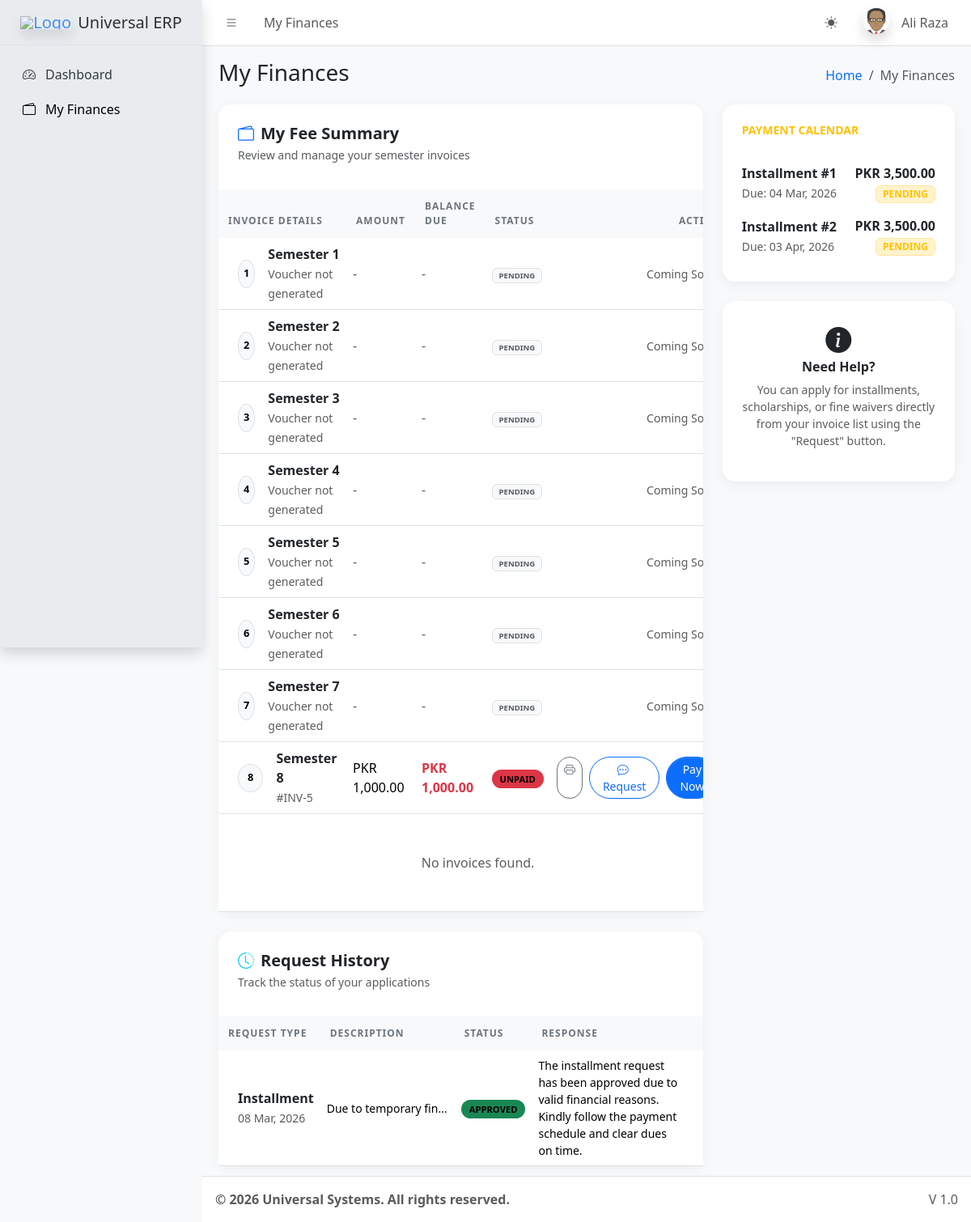
The page /dashboards/student/my_fees.php (signed in) on the database its author committed.
### tables this page shows
CREATE TABLE `sys_pages` (
  `id` int(11) NOT NULL,
  `parent_id` int(11) DEFAULT 0,
  `page_name` varchar(100) NOT NULL,
  `page_url` varchar(255) DEFAULT '#',
  `icon_class` varchar(50) DEFAULT 'bi bi-circle',
  `sort_order` int(11) DEFAULT 0
);

CREATE TABLE `invoices` (
  `id` int(11) NOT NULL,
  `user_id` int(11) NOT NULL,
  `semester_id` int(11) NOT NULL,
  `invoice_type` enum('academic','hostel') DEFAULT 'academic',
  `total_base_amount` decimal(10,2) NOT NULL,
  `discount_amount` decimal(10,2) DEFAULT 0.00,
  `fine_amount` decimal(10,2) DEFAULT 0.00,
  `payable_amount` decimal(10,2) NOT NULL,
  `balance_due` decimal(10,2) NOT NULL,
  `status` varchar(30) DEFAULT 'draft',
  `created_at` timestamp NOT NULL DEFAULT current_timestamp(),
  `due_date` date DEFAULT NULL
);

CREATE TABLE `student_requests` (
  `id` int(11) NOT NULL,
  `user_id` int(11) DEFAULT NULL,
  `invoice_id` int(11) DEFAULT NULL,
  `request_type` enum('installment','scholarship','date_extension','fine_waiver') DEFAULT NULL,
  `description` text DEFAULT NULL,
  `status` enum('pending','approved','rejected') DEFAULT 'pending',
  `admin_remarks` text DEFAULT NULL,
  `created_at` timestamp NOT NULL DEFAULT current_timestamp()
);

CREATE TABLE `installments` (
  `id` int(11) NOT NULL,
  `invoice_id` int(11) NOT NULL,
  `installment_no` int(11) NOT NULL,
  `amount` decimal(10,2) NOT NULL,
  `due_date` date NOT NULL,
  `status` enum('pending','paid') DEFAULT 'pending',
  `paid_date` timestamp NULL DEFAULT NULL
);

### dashboards/student/my_fees.php (the view, shortened to what the rows shown need)
<?php
require_once '../../includes/header.php';
$user_id = $_SESSION['user_id'];
$progStmt = $pdo->prepare("SELECT p.name, p.total_semesters FROM users u JOIN programs p ON u.program_id = p.id WHERE u.id = ?");
$progStmt->execute([$user_id]);
$program = $progStmt->fetch();
$total_semesters = $program ? $program['total_semesters'] : 8;
$stmt = $pdo->prepare("
    SELECT i.*, s.name as sem_name, s.number as sem_num, p.name as prog_name
    FROM invoices i
    JOIN semesters s ON i.semester_id = s.id
    JOIN programs p ON s.program_id = p.id
    WHERE i.user_id = ?
    ORDER BY s.number ASC
");
$stmt->execute([$user_id]);
$raw_invoices = $stmt->fetchAll();
$invoices_by_sem = [];
foreach($raw_invoices as $inv) {
    $invoices_by_sem[$inv['sem_num']] = $inv;
}
$instStmt = $pdo->prepare("
    SELECT inst.*, i.semester_id
    FROM installments inst
    JOIN invoices i ON inst.invoice_id = i.id
    WHERE i.user_id = ? AND inst.status = 'pending'
    ORDER BY inst.due_date ASC
");
$instStmt->execute([$user_id]);
$installments = $instStmt->fetchAll();
$allReqs = $pdo->prepare("
    SELECT r.*, i.id as inv_no
    FROM student_requests r
    LEFT JOIN invoices i ON r.invoice_id = i.id
    WHERE r.user_id = ?
    ORDER BY r.created_at DESC
");
$allReqs->execute([$user_id]);
$my_requests = $allReqs->fetchAll();
?>
<div class="row g-4">
    <div class="col-xl-8">
        <div class="card glass-card shadow-sm mb-4">
            <div class="card-body p-0">
                <div class="table-responsive">
                    <table class="table table-hover align-middle mb-0">
                        <thead class="bg-light bg-opacity-50">
                            <tr>
                                <th class="ps-4">Invoice Details</th>
                                <th>Amount</th>
                                <th>Balance Due</th>
                                <th>Status</th>
                                <th class="text-end pe-4">Actions</th>
                            </tr>
                        </thead>
                        <tbody>
                            <?php for($i = 1; $i <= $total_semesters; $i++): ?>
                            <tr>
                                <td class="ps-4">
                                    <div class="d-flex align-items-center">
                                        <div class="rounded-circle bg-light border d-flex align-items-center justify-content-center me-3" style="width: 35px; height: 35px; font-size: 0.8rem; font-weight: bold;">
                                            <?= $i ?>
                                        </div>
                                        <div>
                                            <div class="fw-bold text-dark">Semester <?= $i ?></div>
                                            <?php if(isset($invoices_by_sem[$i])): ?>
                                                <small class="text-muted">#INV-<?= $invoices_by_sem[$i]['id'] ?></small>
                                            <?php else: ?>
                                                <small class="text-muted italic">Voucher not generated</small>
                                            <?php endif; ?>
                                        </div>
                                    </div>
                                </td>
                                <td>
                                    <?php if(isset($invoices_by_sem[$i])): ?>
                                        PKR <?= number_format($invoices_by_sem[$i]['payable_amount'], 2) ?>
                                    <?php else: ?>
                                        <span class="text-muted">-</span>
                                    <?php endif; ?>
                                </td>
                                <td>
                                    <?php if(isset($invoices_by_sem[$i])): ?>
                                        <span class="text-danger fw-bold">PKR <?= number_format($invoices_by_sem[$i]['balance_due'], 2) ?></span>
                                    <?php else: ?>
                                        <span class="text-muted">-</span>
                                    <?php endif; ?>
                                </td>
                                <td>
                                    <?php if(isset($invoices_by_sem[$i])):
                                        $badge = 'bg-danger';
                                    ?>
                                        <span class="status-pill <?= $badge ?>"><?= $invoices_by_sem[$i]['status'] ?></span>
                                    <?php else: ?>
                                        <span class="badge bg-light text-muted border px-2 py-1" style="font-size: 0.6rem;">PENDING</span>
                                    <?php endif; ?>
                                </td>
                                <td class="text-end pe-4">
                                    <div class="d-flex justify-content-end gap-2">
                                        <?php if(isset($invoices_by_sem[$i])): ?>
                                            <a href="receipt.php?invoice_id=<?= $invoices_by_sem[$i]['id'] ?>" class="btn btn-sm btn-outline-secondary rounded-pill" target="_blank" title="Receipt">
                                                <i class="bi bi-printer"></i>
                                            </a>
                                            <?php if($invoices_by_sem[$i]['balance_due'] > 0): ?>
                                                <button type="button" class="btn btn-sm btn-outline-primary rounded-pill px-3"
                                                        onclick="openRequestModal(<?= $invoices_by_sem[$i]['id'] ?>)">
                                                    <i class="bi bi-chat-dots me-1"></i> Request
                                                </button>
                                                <a href="pay_fee.php?invoice_id=<?= $invoices_by_sem[$i]['id'] ?>" class="btn btn-sm btn-primary rounded-pill px-3">
                                                    Pay Now
                                                </a>
                                            <?php endif; ?>
                                        <?php else: ?>
                                            <span class="text-muted small italic">Coming Soon</span>
                                        <?php endif; ?>
                                    </div>
                                </td>
                            </tr>
                            <?php endfor; ?>
                        </tbody>
                    </table>
                </div>
            </div>
        </div>
        <div class="card glass-card shadow-sm">
            <div class="card-body p-0">
                <div class="table-responsive">
                    <table class="table align-middle mb-0">
                        <thead class="bg-light bg-opacity-50">
                            <tr>
                                <th class="ps-4">Request Type</th>
                                <th>Description</th>
                                <th>Status</th>
                                <th class="pe-4">Response</th>
                            </tr>
                        </thead>
                        <tbody>
                            <?php foreach($my_requests as $req): ?>
                            <tr>
                                <td class="ps-4">
                                    <div class="fw-bold text-dark text-capitalize"><?= str_replace('_', ' ', $req['request_type']) ?></div>
                                    <small class="text-muted"><?= date('d M, Y', strtotime($req['created_at'])) ?></small>
                                </td>
                                <td><div class="small text-truncate" style="max-width: 150px;"><?= htmlspecialchars($req['description']) ?></div></td>
                                <td>
                                    <?php
                                    $s_badge = 'bg-secondary';
                                    if($req['status'] === 'approved') $s_badge = 'bg-success';
                                    ?>
                                    <span class="status-pill <?= $s_badge ?>"><?= $req['status'] ?></span>
                                </td>
                                <td class="pe-4 italic small"><?= $req['admin_remarks'] ?: '<span class="text-muted">Waiting for review...</span>' ?></td>
                            </tr>
                            <?php endforeach; ?>
                        </tbody>
                    </table>
                </div>
            </div>
        </div>
    </div>
    <div class="col-xl-4">
        <?php if(!empty($installments)): ?>
        <div class="card glass-card shadow-sm border-start border-warning border-4 mb-4">
            <div class="card-body px-4">
                <?php foreach($installments as $inst): ?>
                <div class="d-flex justify-content-between align-items-center mb-3">
                    <div>
                        <div class="fw-bold">Installment #<?= $inst['installment_no'] ?></div>
                        <small class="text-muted">Due: <?= date('d M, Y', strtotime($inst['due_date'])) ?></small>
                    </div>
                    <div class="text-end">
                        <div class="fw-bold text-dark">PKR <?= number_format($inst['amount'], 2) ?></div>
                        <span class="badge bg-warning-subtle text-warning border border-warning-subtle small px-2">PENDING</span>
                    </div>
                </div>
                <?php endforeach; ?>
            </div>
        </div>
        <?php endif; ?>
    </div>
</div>
<?php require_once '../../includes/footer.php'; ?>

### includes/header.php (shortened to what the rows shown need)
<?php
require_once __DIR__ . '/../core/session.php';
$current_url = substr($_SERVER['SCRIPT_NAME'], strlen('/universal/'));
$pageStmt = $pdo->prepare("SELECT * FROM sys_pages WHERE page_url LIKE ? LIMIT 1");
$pageStmt->execute(["%$current_url%"]);
$currentPageData = $pageStmt->fetch();
$pageTitle = $currentPageData['page_name'] ?? 'Dashboard';
$pageId = $currentPageData['id'] ?? 0;
$breadcrumbs = [];
if ($currentPageData) {
    $crumbId = $currentPageData['id'];
    while($crumbId != 0) {
        $crumbStmt = $pdo->prepare("SELECT id, parent_id, page_name, page_url FROM sys_pages WHERE id = ?");
        $crumbStmt->execute([$crumbId]);
        $crumb = $crumbStmt->fetch();
        array_unshift($breadcrumbs, $crumb);
        $crumbId = $crumb['parent_id'];
    }
}
?>
<!DOCTYPE html>
<html lang="en"> <head>
    <link rel="stylesheet" href="<?= BASE_URL ?>assets/css/bootstrap.min.css" />
    <link rel="stylesheet" href="<?= BASE_URL ?>assets/css/bootstrap-icons.css" />
    <link rel="stylesheet" href="<?= BASE_URL ?>assets/css/adminlte.min.css" />
</head>
<body class="layout-fixed sidebar-expand-lg bg-body-tertiary">
<div class="app-wrapper">
    <nav class="app-header navbar navbar-expand bg-body">
        <div class="container-fluid">
            <ul class="navbar-nav">
                <li class="nav-item d-none d-md-block"> <a href="#" class="nav-link"><?= $pageTitle ?></a> </li>
            </ul>
        </div>
    </nav>
    <?php include 'sidebar.php'; ?>
    <main class="app-main">
        <div class="app-content-header">
            <div class="container-fluid">
                <div class="row">
                    <div class="col-sm-6"><h3 class="mb-0"><?= $pageTitle ?></h3></div>
                    <div class="col-sm-6">
                        <ol class="breadcrumb float-sm-end">
                            <li class="breadcrumb-item"><a href="<?= BASE_URL ?>">Home</a></li>
                            <?php foreach($breadcrumbs as $b): ?>
                                <li class="breadcrumb-item <?= ($b['id'] == $pageId) ? 'active' : '' ?>">
                                    <?= htmlspecialchars($b['page_name']) ?>
                                </li>
                            <?php endforeach; ?>
                        </ol>
                    </div>
                </div>
            </div>
        </div>
        <div class="app-content">
            <div class="container-fluid">

### includes/sidebar.php (shortened to what the rows shown need)
<aside class="app-sidebar bg-body-secondary shadow">
    <div class="sidebar-wrapper">
        <nav class="mt-2">
            <ul class="nav sidebar-menu flex-column" data-lte-toggle="treeview" role="menu" data-accordion="false">
                <?php
                function buildMenu($pdo, $parentId = 0, $userRole, $currentUrl)
                {
                    $sql = "
                        SELECT p.* FROM sys_pages p
                        JOIN role_access ra ON p.id = ra.page_id
                        WHERE p.parent_id = ? AND ra.role_key = ?
                        ORDER BY p.sort_order ASC
                    ";
                    $stmt = $pdo->prepare($sql);
                    $stmt->execute([$parentId, $userRole]);
                    $items = $stmt->fetchAll();
                    foreach ($items as $item) {
                        $childStmt = $pdo->prepare("SELECT COUNT(*) FROM sys_pages WHERE parent_id = ?");
                        $childStmt->execute([$item['id']]);
                        $hasChildren = $childStmt->fetchColumn() > 0;
                        $isActive = (strpos($currentUrl, $item['page_url']) !== false && $item['page_url'] !== '#');
                        $menuOpen = $isActive ? 'menu-open' : '';
                        $activeClass = $isActive ? 'active' : '';
                        echo '<li class="nav-item ' . $menuOpen . '">';
                        echo '<a href="' . ($hasChildren ? '#' : BASE_URL . $item['page_url']) . '" class="nav-link ' . $activeClass . '">';
                        echo '<i class="nav-icon ' . $item['icon_class'] . '"></i>';
                        echo '<p>' . htmlspecialchars($item['page_name']);
                        echo '</p></a>';
                        echo '</li>';
                    }
                }
                $cur = substr($_SERVER['SCRIPT_NAME'], strlen('/universal/'));
                buildMenu($pdo, 0, $_SESSION['role'], $cur);
                ?>
            </ul>
        </nav>
    </div>
</aside>

### rows shown on the page
sys_pages: page_name "My Finances"
sys_pages: page_name "Dashboard"
invoices: id "5", payable_amount "1,000.00", balance_due "1,000.00", status "UNPAID"
student_requests: request_type "Installment", created_at "08 Mar, 2026", description "Due to temporary fin…", status "APPROVED", admin_remarks "The installment request has been approved due to valid financial reasons. Kindly follow the payment schedule and clear dues on time."
installments: installment_no "1", due_date "04 Mar, 2026", amount "3,500.00"
installments: installment_no "2", due_date "03 Apr, 2026", amount "3,500.00"

### other values the page prints
$_SESSION['name'] "Ali Raza"
$settings['system_name'] "Universal ERP"
$settings['footer_text'] "© 2026 Universal Systems. All rights reserved."
